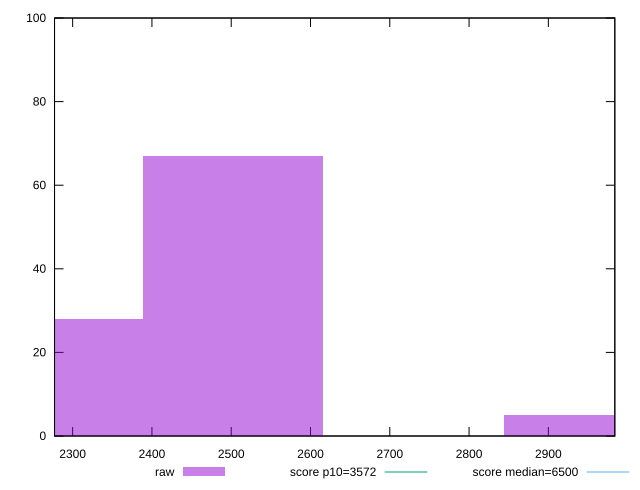

This figure's gnuplot source:
reset

$raw <<EOF
2502.5468262157174 67
2275.042569287016 28
2957.5553400731205 5
EOF

set key outside below
set boxwidth 227.50425692870158
set xrange [2277.1490000000003:2983.837]
set yrange [0:100]
set trange [0:100]
set style fill transparent solid 0.5 noborder

set parametric
set terminal svg size 640, 490 enhanced background rgb 'white'
set output "report_00018_2021-02-10T15-25-16.877Z/first-cpu-idle/samples/pages/raw/histogram.svg"

plot $raw title "raw" with boxes, \
     3572,t title "score p10=3572", \
     6500,t title "score median=6500"

reset
